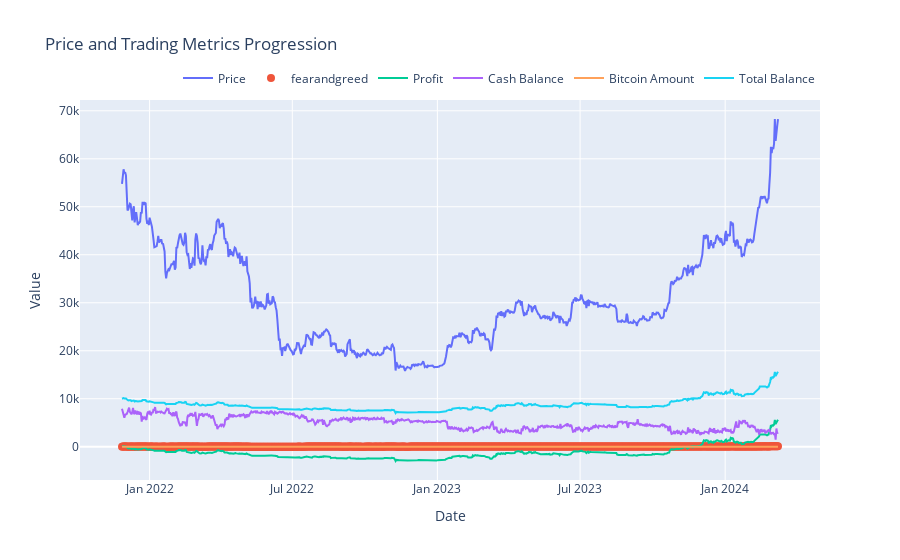

Write notebook code for a chart like this one.
### Markdown cell above
### Plot

### Code cell
plot("fearandgreed", prices, indicator_values, profits, cash, bitcoin, total, Dates[start_idx:])

### Figure 1 — Plotly figure (JSON) as saved in the notebook; plotly's stock layout.template omitted (floating-point values rounded to 4 significant figures; data arrays with more than 128 entries replaced by an {"elided": "..."} marker saying what was removed)
{"data": [{"mode": "lines", "name": "Price", "type": "scatter", "x": {"elided": "833 str values"}, "y": {"elided": "833 float values"}}, {"marker": {"size": 8}, "mode": "markers", "name": "fearandgreed", "type": "scatter", "x": {"elided": "833 str values"}, "y": {"elided": "833 int values"}}, {"mode": "lines", "name": "Profit", "type": "scatter", "x": {"elided": "833 str values"}, "y": {"elided": "833 float values"}}, {"mode": "lines", "name": "Cash Balance", "type": "scatter", "x": {"elided": "833 str values"}, "y": {"elided": "833 float values"}}, {"mode": "lines", "name": "Bitcoin Amount", "type": "scatter", "x": {"elided": "833 str values"}, "y": {"elided": "833 float values"}}, {"mode": "lines", "name": "Total Balance", "type": "scatter", "x": {"elided": "833 str values"}, "y": {"elided": "833 float values"}}], "layout": {"hovermode": "x unified", "legend": {"orientation": "h", "x": 1, "xanchor": "right", "y": 1.02, "yanchor": "bottom"}, "title": {"text": "Price and Trading Metrics Progression"}, "xaxis": {"title": {"text": "Date"}}, "yaxis": {"title": {"text": "Value"}}}}
